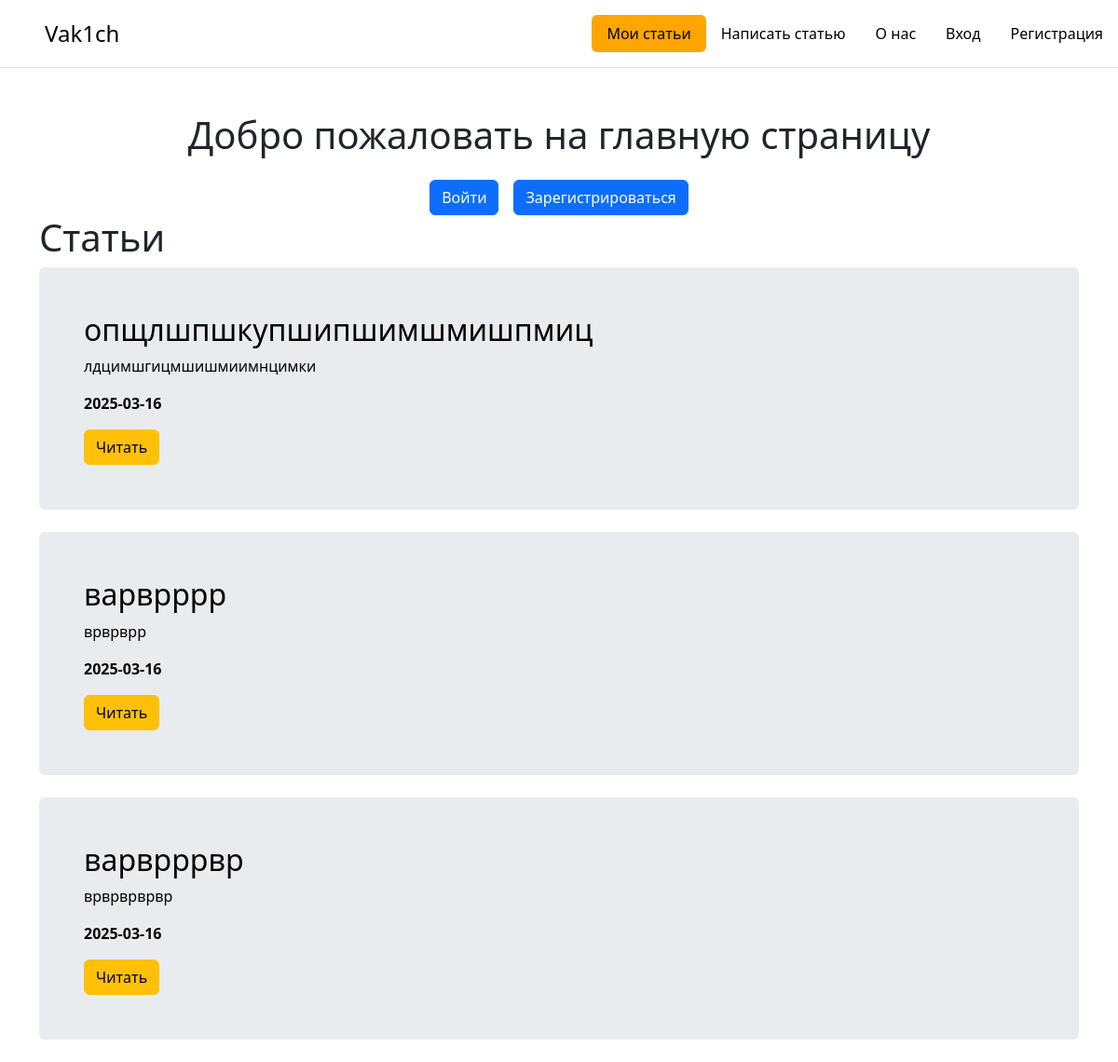
Page /home on the earlier database version.
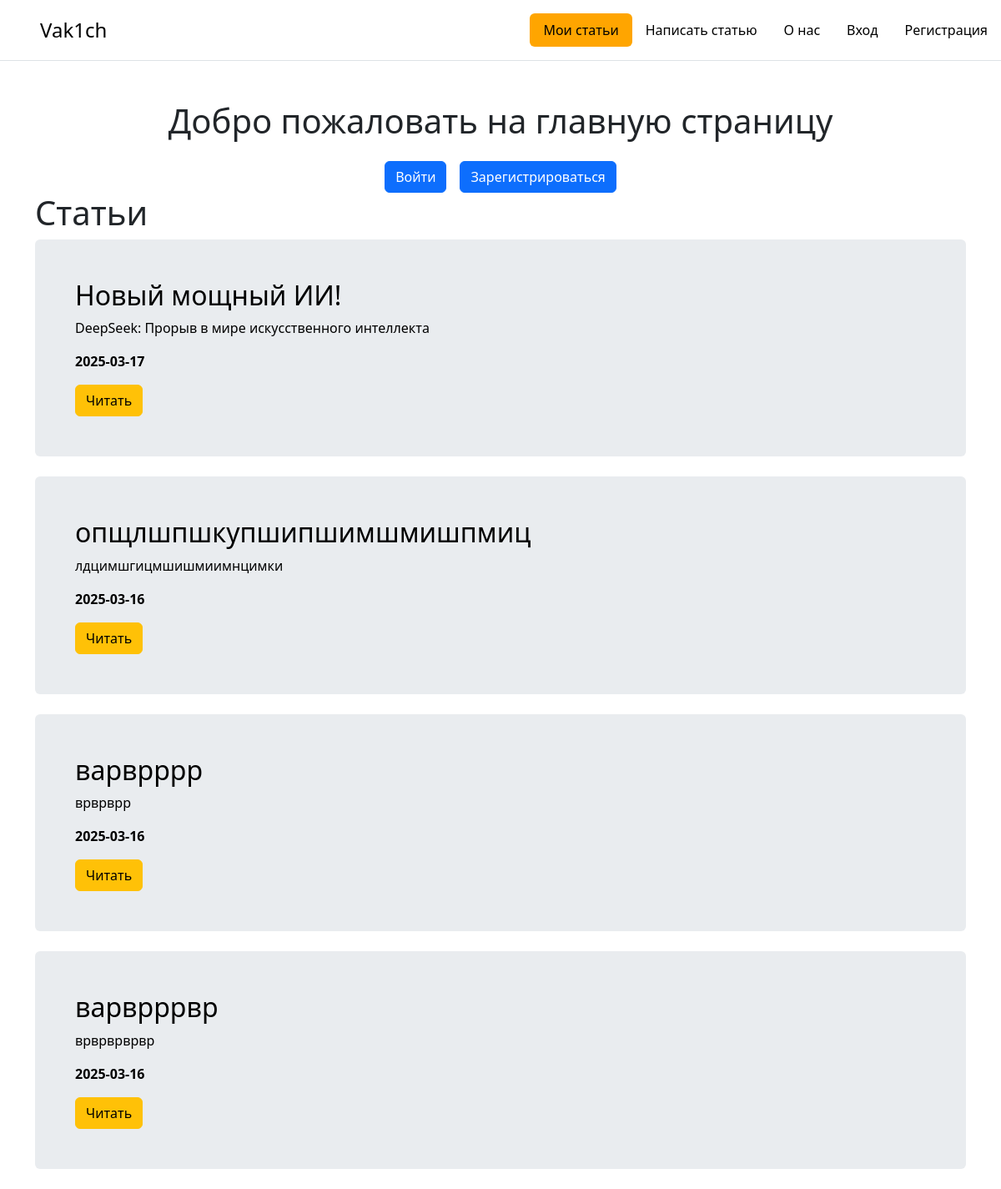
Same page on the later database version.
### app.py (models this page shows, shortened)
class Article(db.Model):
    id = db.Column(db.Integer, primary_key=True)
    title = db.Column(db.String(100), nullable=False)
    intro = db.Column(db.String(300), nullable=False)
    text = db.Column(db.Text, nullable=False)
    date = db.Column(db.DateTime, default=datetime.utcnow)
    user_id = db.Column(db.Integer, db.ForeignKey('user.id'), nullable=False)
    comments = db.relationship('Comment', back_populates='article')
    user = db.relationship('User', backref='articles')

### app.py (the view)
@app.route('/')
@app.route('/home')
def index():
    articles = Article.query.order_by(Article.date.desc()).all()
    return render_template("index.html", articles=articles)

### templates/index.html (shortened to what this page needs)
{% extends 'base.html' %}
{% block body %}
<div class="container mt-5">
    <h1 class="text-center mb-4">Добро пожаловать на главную страницу</h1>
    {% if current_user.is_authenticated %}
        <p class="text-center">Привет, {{ current_user.username }}!</p>
        <div class="d-flex justify-content-center">
            <a href="{{ url_for('logout') }}" class="btn btn-danger">Выйти</a>
        </div>
    {% else %}
        <div class="d-flex justify-content-center gap-3">
            <a href="{{ url_for('login') }}" class="btn btn-primary">Войти</a>
            <a href="{{ url_for('register') }}" class="btn btn-primary">Зарегистрироваться</a>
        </div>
    {% endif %}
    <h1>Статьи</h1>
    {% if articles|length > 0 %}
        {% for el in articles %}
        <div class="p-4 p-md-5 mb-4 rounded text-body-emphasis bg-body-secondary">
            <h2>{{ el.title }}</h2>
            <p>{{ el.intro }}</p>
            <p><b>{{ el.date.date() }}</b></p>
            <a href="/posts/{{ el.id }}" class="btn btn-warning">Читать</a>
        </div>
        {% endfor %}
    {% else %}
        <p>Статей нет</p>
    {% endif %}
</div>
{% endblock %}

### templates/base.html (shortened to what this page needs)
<!doctype html>
<html lang="ru">
<head>
    <link rel="stylesheet" href="https://cdn.jsdelivr.net/npm/bootstrap@5.3.3/dist/css/bootstrap.min.css">
</head>
<body>
<header class="d-flex flex-wrap justify-content-center py-3 mb-4 border-bottom">
      <a href="/" class="d-flex align-items-center mb-3 mb-md-0 me-md-auto link-body-emphasis text-decoration-none">
        <svg class="bi me-2" width="40" height="32"><use xlink:href="#bootstrap"></use></svg>
        <span class="fs-4">Vak1ch</span>
      </a>
      <ul class="nav nav-pills">
        <li class="nav-item"><a href="/posts" class="nav-link active" aria-current="page" style="background: orange; color: black">Мои статьи</a></li>
        <li class="nav-item"><a href="/create-article" class="nav-link" style="color: black">Написать статью</a></li>
        <li class="nav-item"><a href="/about" class="nav-link" style="color: black">О нас</a></li>
        {% if current_user.is_authenticated %}
            <li class="nav-item"><a href="{{ url_for('logout') }}" class="nav-link" style="color: black">Выход</a></li>
        {% else %}
            <li class="nav-item"><a href="{{ url_for('login') }}" class="nav-link" style="color: black">Вход</a></li>
            <li class="nav-item"><a href="{{ url_for('register') }}" class="nav-link" style="color: black">Регистрация</a></li>
        {% endif %}
      </ul>
</header>
{% block body %}{% endblock %}
</body>
</html>

Differences in the rows shown:
added Article: title "Новый мощный ИИ!", intro "DeepSeek: Прорыв в мире искусственного интеллекта", date "2025-03-17"
